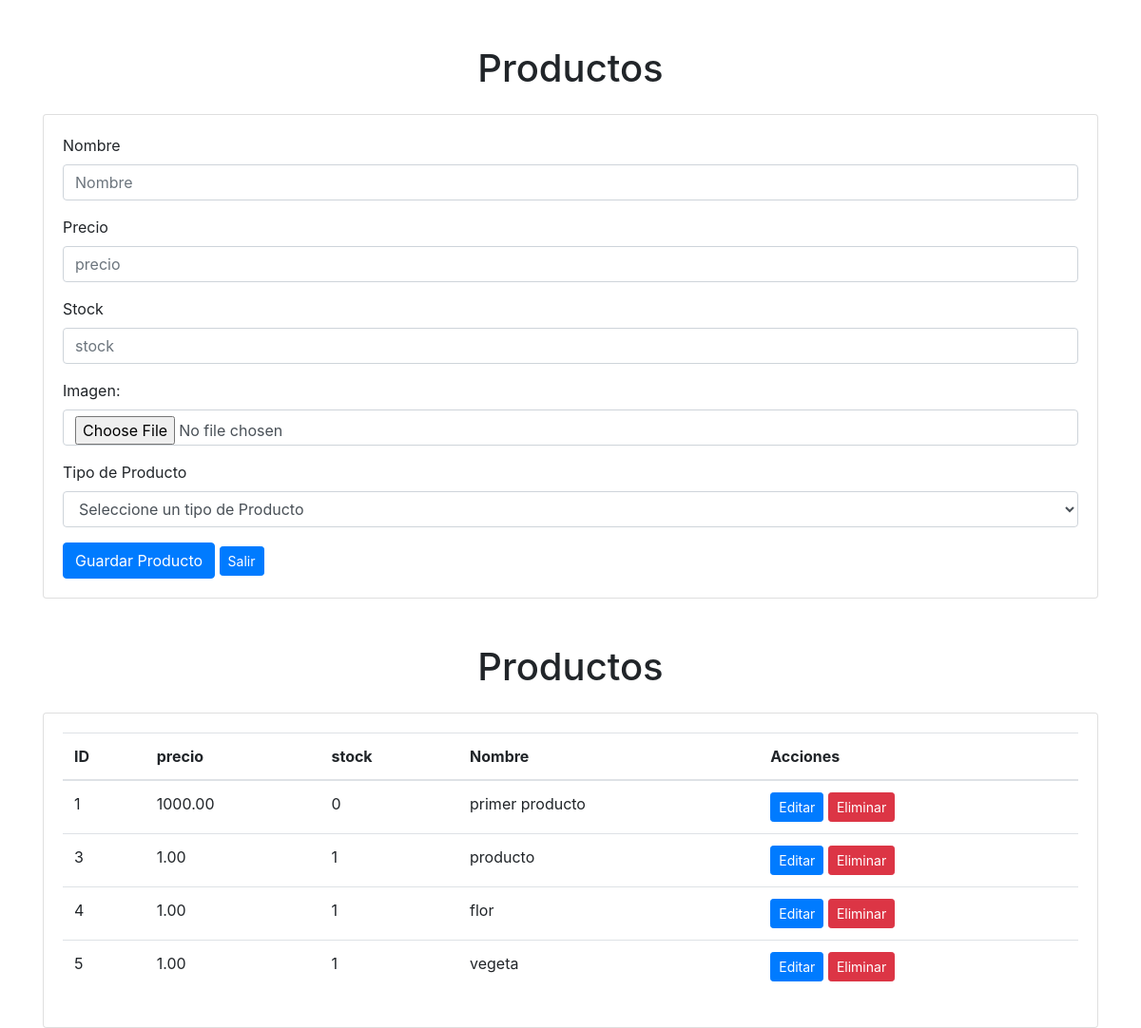
The app's page /administrar/mantenedorProductos/, older data.
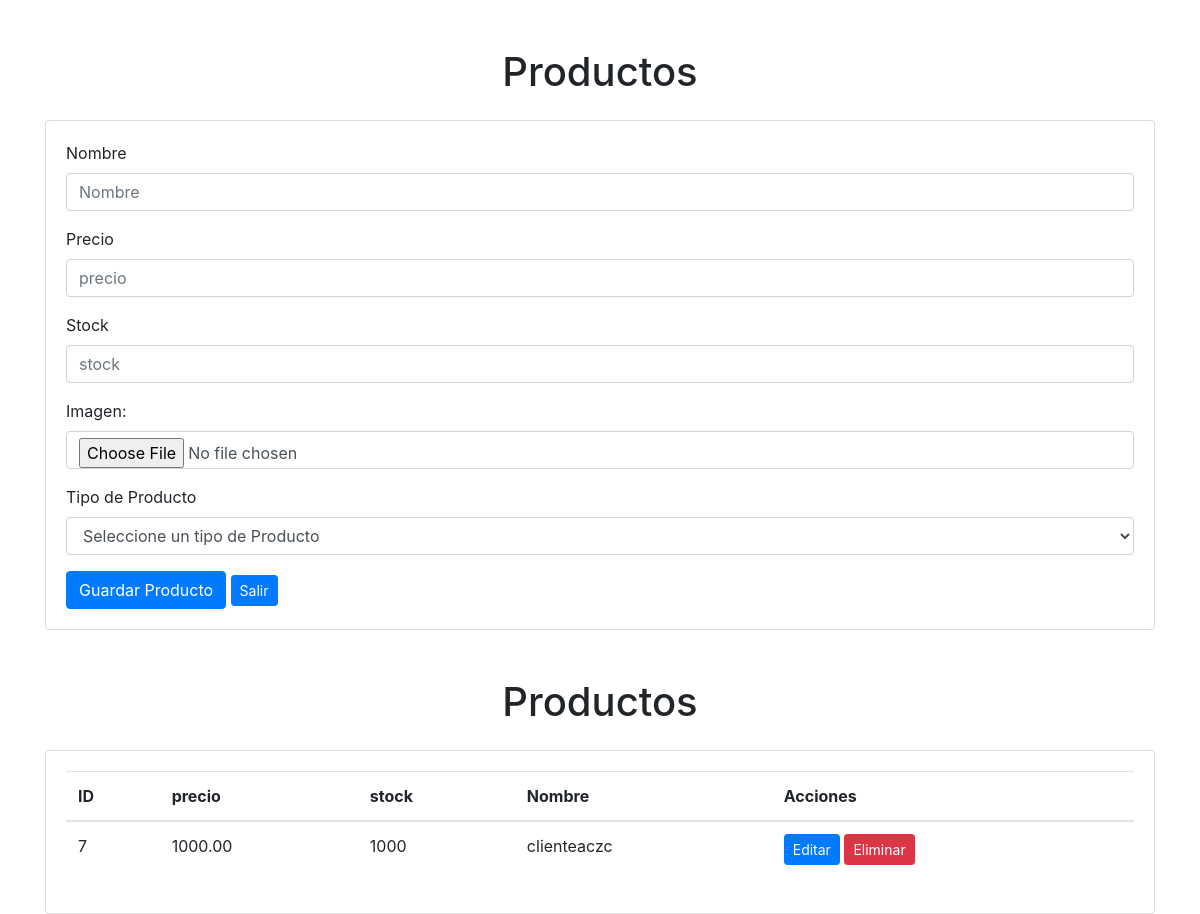
The same page, newer data.
### aplicacion/models.py (models this page shows, shortened)
class Producto(models.Model):
    IdProducto = models.AutoField(primary_key=True)
    tipo_producto = models.ForeignKey(TipoProducto, on_delete=models.CASCADE)
    nombre = models.CharField(max_length=255)
    precio = models.DecimalField(max_digits=10, decimal_places=2)
    stock = models.IntegerField()
    imagen = models.CharField(max_length=255)

### aplicacion/views.py (the view)
# urls.py: path('administrar/mantenedorProductos/', views.mantenedorProductos, name='mantenedorProductos'),
def mantenedorProductos(request):
    productos = Producto.objects.all()
    tipos_producto = TipoProducto.objects.all()
    return render(request, 'aplicacion/producto.html' , {'productos': productos , 'tipos_producto': tipos_producto})

### aplicacion/templates/aplicacion/producto.html (shortened to what this page needs)
{% load static %}
<!DOCTYPE html>
<html lang="es">
<head>
    <link rel="stylesheet" href="{% static 'css/style.css' %}">
    <link rel="stylesheet" href="https://stackpath.bootstrapcdn.com/bootstrap/4.5.2/css/bootstrap.min.css">
</head>
<body>
    <div class="container mt-5">
        <h1 class="text-center">Productos</h1>
        <div class="card mt-4">
            <div class="card-body">
                <form>
                    <div class="form-group">
                        <label for="nombre">Nombre</label>
                        <input type="text" class="form-control" id="nombre" placeholder="Nombre">
                    </div>
                    <div class="form-group">
                        <label for="precio">Precio</label>
                        <input type="text" class="form-control" id="precio" placeholder="precio">
                    </div>
                    <div class="form-group">
                        <label for="stock">Stock</label>
                        <input type="number" min="0" class="form-control" id="stock" placeholder="stock">
                    </div>
                    <div class="form-group">
                        <label for="ImagenProducto" class="control-label">Imagen:</label>
                        <input type="file" class="form-control" id="ImagenProducto">
                    </div>
                    <div class="form-group">
                        <label for="tipo_usuario">Tipo de Producto</label>
                        <select class="form-control" id="cmbTipoProducto">
                            <option value="0">Seleccione un tipo de Producto</option>
                        </select>
                    </div>
                    <button type="button" class="btn btn-primary" onclick="grabarProducto();">Guardar Producto</button>
                    <a href=".." class="btn btn-sm btn-primary">Salir</a>
                </form>
            </div>
        </div>
    </div>
    <div class="container mt-5">
        <h1 class="text-center">Productos</h1>
        <div class="card mt-4">
            <div class="card-body">
                <table class="table">
                    <thead>
                        <tr>
                            <th>ID</th>
                            <th>precio</th>
                            <th>stock</th>
                            <th>Nombre</th>
                            <th>Acciones</th>
                        </tr>
                    </thead>
                    <tbody>
                        {% for x in productos %}
                        <tr>
                            <td>{{ x.IdProducto }}</td>
                            <td>{{ x.precio }}</td>
                            <td>{{ x.stock }}</td>
                            <td>{{ x.nombre }}</td>
                            <td>
                                <a href="{% url 'editar_producto' x.IdProducto %}" class="btn btn-sm btn-primary">Editar</a>
                                <a href="{% url 'eliminar_producto' x.IdProducto %}" class="btn btn-sm btn-danger">Eliminar</a>
                            </td>
                        </tr>
                        {% endfor %}
                    </tbody>
                </table>
            </div>
        </div>
    </div>
</body>
</html>

Row changes from the older to the newer data that the page shows:
removed Producto: IdProducto "1", precio "1000.00", stock "0", nombre "primer producto"
removed Producto: IdProducto "3", precio "1.00", stock "1", nombre "producto"
removed Producto: IdProducto "4", precio "1.00", stock "1", nombre "flor"
removed Producto: IdProducto "5", precio "1.00", stock "1", nombre "vegeta"
added Producto: IdProducto "7", precio "1000.00", stock "1000", nombre "clienteaczc"
